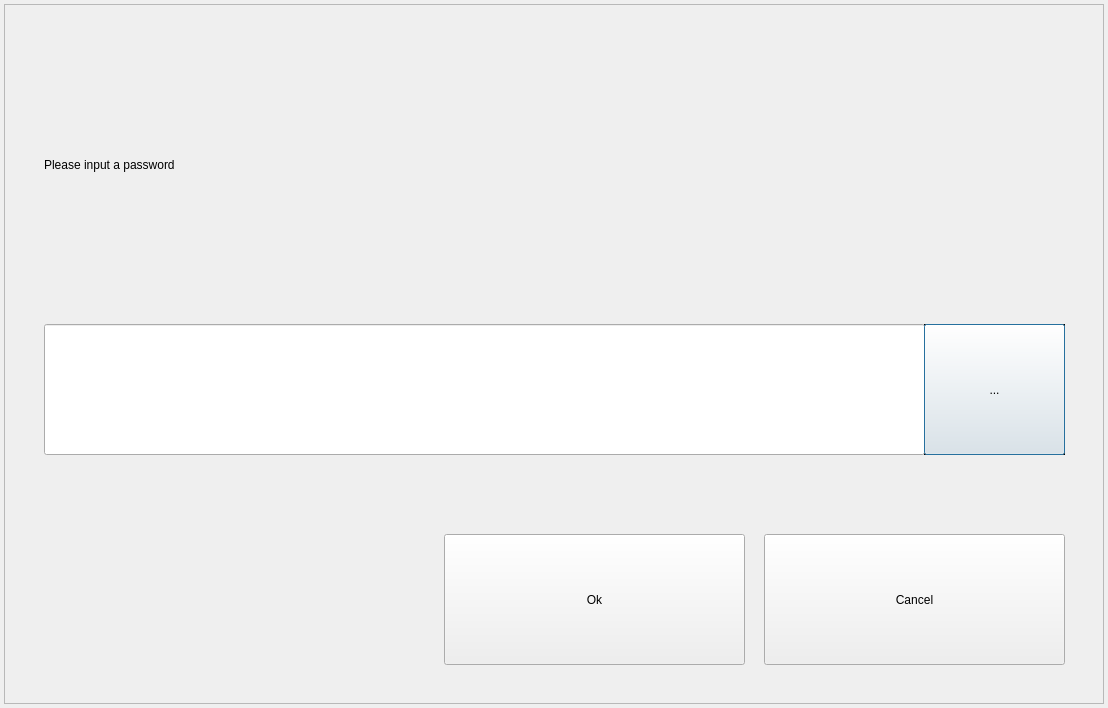
<?xml version="1.0" encoding="UTF-8"?>
<ui version="4.0">
 <class>LoginDialog1080p</class>
 <widget class="QDialog" name="LoginDialog1080p">
  <property name="geometry">
   <rect>
    <x>0</x>
    <y>0</y>
    <width>1108</width>
    <height>708</height>
   </rect>
  </property>
  <property name="windowTitle">
   <string>LOG-IN</string>
  </property>
  <widget class="QFrame" name="frame">
   <property name="geometry">
    <rect>
     <x>4</x>
     <y>4</y>
     <width>1100</width>
     <height>700</height>
    </rect>
   </property>
   <property name="frameShape">
    <enum>QFrame::StyledPanel</enum>
   </property>
   <property name="frameShadow">
    <enum>QFrame::Raised</enum>
   </property>
   <widget class="QLineEdit" name="lineEditPassword">
    <property name="enabled">
     <bool>true</bool>
    </property>
    <property name="geometry">
     <rect>
      <x>40</x>
      <y>320</y>
      <width>881</width>
      <height>131</height>
     </rect>
    </property>
    <property name="minimumSize">
     <size>
      <width>0</width>
      <height>0</height>
     </size>
    </property>
    <property name="maximumSize">
     <size>
      <width>16777215</width>
      <height>16777215</height>
     </size>
    </property>
    <property name="contextMenuPolicy">
     <enum>Qt::NoContextMenu</enum>
    </property>
    <property name="echoMode">
     <enum>QLineEdit::Password</enum>
    </property>
    <property name="alignment">
     <set>Qt::AlignCenter</set>
    </property>
    <property name="readOnly">
     <bool>false</bool>
    </property>
   </widget>
   <widget class="QPushButton" name="buttonEdit">
    <property name="geometry">
     <rect>
      <x>920</x>
      <y>320</y>
      <width>141</width>
      <height>131</height>
     </rect>
    </property>
    <property name="sizePolicy">
     <sizepolicy hsizetype="Preferred" vsizetype="Preferred">
      <horstretch>0</horstretch>
      <verstretch>0</verstretch>
     </sizepolicy>
    </property>
    <property name="minimumSize">
     <size>
      <width>100</width>
      <height>100</height>
     </size>
    </property>
    <property name="maximumSize">
     <size>
      <width>16777215</width>
      <height>16777215</height>
     </size>
    </property>
    <property name="text">
     <string>...</string>
    </property>
   </widget>
   <widget class="QLabel" name="label">
    <property name="geometry">
     <rect>
      <x>920</x>
      <y>320</y>
      <width>141</width>
      <height>131</height>
     </rect>
    </property>
    <property name="frameShape">
     <enum>QFrame::Box</enum>
    </property>
    <property name="text">
     <string/>
    </property>
   </widget>
   <widget class="QPushButton" name="buttonOk">
    <property name="geometry">
     <rect>
      <x>440</x>
      <y>530</y>
      <width>301</width>
      <height>131</height>
     </rect>
    </property>
    <property name="focusPolicy">
     <enum>Qt::NoFocus</enum>
    </property>
    <property name="text">
     <string>Ok</string>
    </property>
   </widget>
   <widget class="QPushButton" name="buttonCancel">
    <property name="geometry">
     <rect>
      <x>760</x>
      <y>530</y>
      <width>301</width>
      <height>131</height>
     </rect>
    </property>
    <property name="focusPolicy">
     <enum>Qt::NoFocus</enum>
    </property>
    <property name="text">
     <string>Cancel</string>
    </property>
   </widget>
   <widget class="QLabel" name="labelPassword">
    <property name="geometry">
     <rect>
      <x>40</x>
      <y>40</y>
      <width>1051</width>
      <height>241</height>
     </rect>
    </property>
    <property name="sizePolicy">
     <sizepolicy hsizetype="Maximum" vsizetype="Maximum">
      <horstretch>0</horstretch>
      <verstretch>0</verstretch>
     </sizepolicy>
    </property>
    <property name="minimumSize">
     <size>
      <width>382</width>
      <height>100</height>
     </size>
    </property>
    <property name="frameShape">
     <enum>QFrame::NoFrame</enum>
    </property>
    <property name="text">
     <string>Please input a password</string>
    </property>
   </widget>
   <zorder>label</zorder>
   <zorder>lineEditPassword</zorder>
   <zorder>buttonEdit</zorder>
   <zorder>buttonOk</zorder>
   <zorder>buttonCancel</zorder>
   <zorder>labelPassword</zorder>
  </widget>
 </widget>
 <layoutdefault spacing="6" margin="11"/>
 <resources/>
 <connections/>
</ui>
